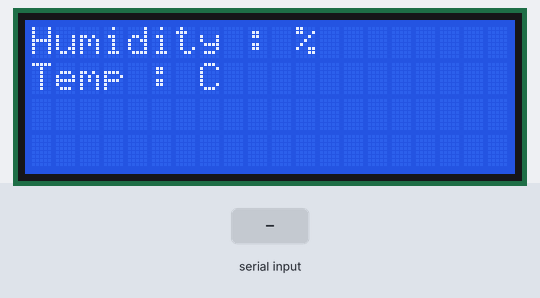
Bench run of a sketch on a simulated ESP8266 (NodeMCU). Shown: 20×4 character LCD. The test bench sets the inputs (shaded band). What the sketch prints to the serial monitor is not drawn.

Above: at 1.6 s.
1.7 s: "1\n" received over the second serial link
At 2.6 s:
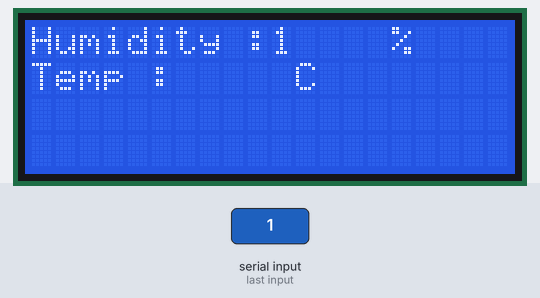
3.5 s: "0\n" received over the second serial link
At 5.2 s:
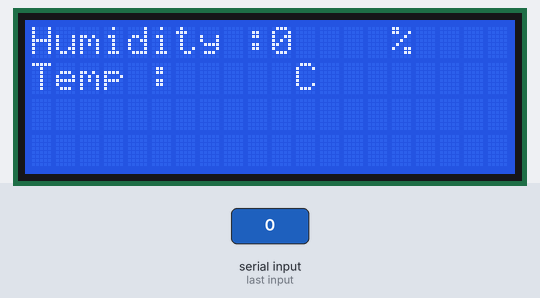
5.5 s: "2\n" received over the second serial link
Timing chart, 0 to 8.5 s (numbered marks = the images above; inputs shaded):
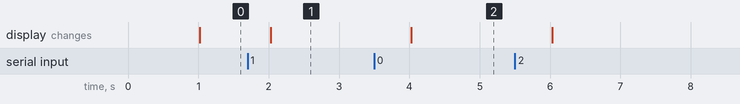

The sketch:

lab8_2Node.ino
```cpp
#include <SoftwareSerial.h>
#include <Wire.h>
#include <LiquidCrystal_I2C.h>
SoftwareSerial Node(D5, D6);
LiquidCrystal_I2C lcd(0x27, 20, 4);

unsigned long presentPrint;
unsigned long prevoiusPrint = 0;
void setup() {
  Serial.begin(115200);
  Node.begin(9600);
  lcd.init();
  // Print a message to the LCD.
  lcd.backlight();
}

String Buffer;
String humendity ;
String temperature ;
void loop() {
  presentPrint = millis();
  while (Node.available() > 0) {
    Buffer = Node.readStringUntil('\n');
    char inputBuffer[11];
    Buffer.toCharArray(inputBuffer, 11);
//    humendity += inputBuffer[0]+inputBuffer[1]+inputBuffer[2]+inputBuffer[3]+inputBuffer[4];
//    temperature += inputBuffer[6]+inputBuffer[7]+inputBuffer[8]+inputBuffer[9]+inputBuffer[10];
    humendity = "";
    for(int c=0;c<4;c++){
      humendity += inputBuffer[c];
    }

    temperature = "";
    for(int c=6;c<10;c++){
      temperature += inputBuffer[c];
    }

    Serial.print("Buff");
    Serial.println(Buffer);
//    humendity = Node.read();
//    temperature = Node.read();
    Serial.print(F("Humidity: "));
    Serial.print(humendity);
    Serial.print(F("%  Temperature: "));
    Serial.print(temperature);
    Serial.println(F("°C "));
  }
  if (presentPrint - prevoiusPrint >= 1000) {
    lcd.setCursor(0, 0);
    lcd.print("Humidity :");
    lcd.print(humendity);
    lcd.print(" %");
    lcd.setCursor(0, 1);
    lcd.print("Temp :");
    lcd.print(temperature);
    lcd.print(" C ");
    prevoiusPrint = presentPrint;
  }
}
```

Measured:
- after the input at 1.7 s, the display: changes after 0.33 s (image 1)
- after the input at 3.5 s, the display: changes after 0.53 s (image 2)
